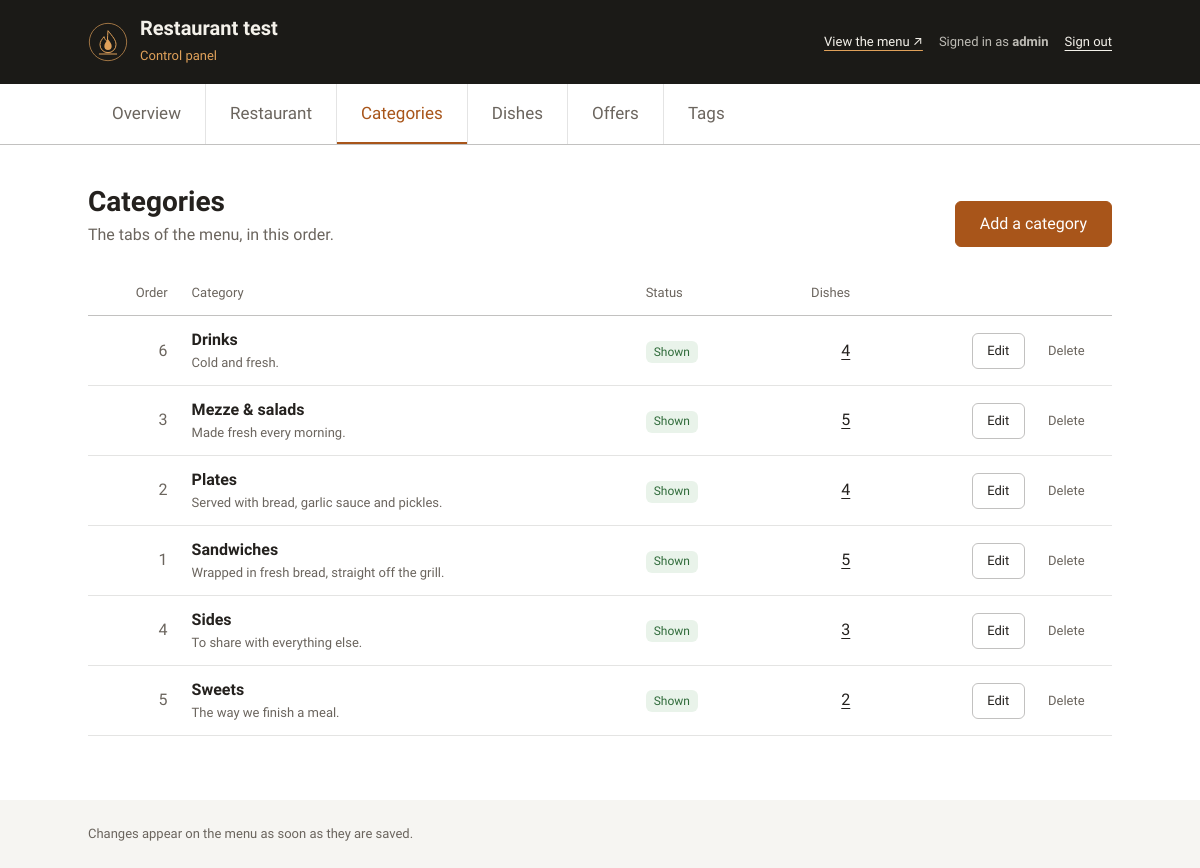
The app's page /panel/categories/ (signed in) with its own data.
### menu/models.py (models this page shows, shortened)
class Restaurant(models.Model):
    name = models.CharField(max_length=120)
    tagline = models.CharField(max_length=160, blank=True)
    description = models.TextField(blank=True, help_text="One or two sentences.")
    logo = models.FileField(
        upload_to="brand/",
        blank=True,
        validators=[FileExtensionValidator(LOGO_EXTENSIONS)],
        help_text="SVG or transparent PNG, light artwork (it sits on the dark photo).",
    )
    hero_image = models.ImageField(
        upload_to="brand/", blank=True, help_text="Landscape, at least 1920 × 1080."
    )
    currency = models.CharField(
        max_length=3, default="LBP", help_text="ISO 4217 code, e.g. LBP, USD, EUR."
    )
    address = models.CharField(max_length=255, blank=True)
    phone = models.CharField(max_length=40, blank=True)
    email = models.EmailField(blank=True)
    whatsapp_number = models.CharField(
        "WhatsApp number for orders",
        max_length=20,
        blank=True,
        validators=[whatsapp_validator],
        help_text="Digits only, in full international form: 9613000000. Leave empty to turn ordering off.",
    )
    delivery_fee = models.DecimalField(
        max_digits=12,
        decimal_places=2,
        default=0,
        validators=[MinValueValidator(0)],
        help_text="Added to the order when the customer chooses delivery. 0 is shown as “Free”.",
    )
    delivery_enabled = models.BooleanField(
        "home delivery offered", default=True, help_text="Off removes the delivery choice from the cart."
    )
    pickup_enabled = models.BooleanField(
        "pickup offered", default=True, help_text="Off removes the pickup choice from the cart."
    )
    reservation_enabled = models.BooleanField(
        "table reservation offered",
        default=True,
        help_text="Off removes the table reservation choice from the cart.",
    )
    delivery_note = models.CharField(
        max_length=160,
        blank=True,
        help_text="Shown under the delivery choice, e.g. “Delivery inside Chhim only”.",
    )
    @classmethod
    def load(cls):
        return cls.objects.filter(pk=1).first()

class Category(models.Model):
    name = models.CharField(max_length=80)
    slug = models.SlugField(
        unique=True, blank=True, help_text="Used in the menu address. Filled in from the name if left empty."
    )
    description = models.CharField(max_length=255, blank=True)
    order = models.PositiveIntegerField(default=0)
    is_active = models.BooleanField(
        "shown on the menu", default=True, help_text="Hidden categories and their dishes disappear from the menu."
    )
    class Meta:
        ordering = ["order", "name"]
        verbose_name_plural = "categories"

### dashboard/views.py (the view)
# urls.py: path("categories/", views.CategoryListView.as_view(), name="category_list"),
class CategoryListView(CategoryMixin, ListView):
    template_name = "dashboard/category_list.html"
    def get_queryset(self):
        return Category.objects.annotate(
            dish_total=Count("dishes"),
            dish_shown=Count("dishes", filter=Q(dishes__is_published=True)),
        )

### dashboard/context_processors.py (called while the page is built)
def panel(request):
    if not request.path.startswith("/panel/"):
        return {}
    return {
        "panel_restaurant": Restaurant.load(),
        "menu_site_url": settings.MENU_SITE_URL,
    }

### dashboard/views.py (called while the page is built)
    def test_func(self):
        user = self.request.user
        return user.is_active and user.is_staff

### dashboard/templates/dashboard/category_list.html (shortened to what this page needs)
{% extends "dashboard/base.html" %}
{% block content %}
<div class="page-head">
  <div>
    <h1 class="page-head__title">Categories</h1>
    <p class="page-head__lead">The tabs of the menu, in this order.</p>
  </div>
  <a class="button button--primary" href="{% url 'dashboard:category_create' %}">Add a category</a>
</div>
{% if object_list %}
  <div class="table-wrap">
    <table class="table">
      <thead>
        <tr>
          <th class="num">Order</th>
          <th>Category</th>
          <th>Status</th>
          <th class="num">Dishes</th>
          <th><span class="visually-hidden">Actions</span></th>
        </tr>
      </thead>
      <tbody>
        {% for category in object_list %}
          <tr>
            <td class="num muted">{{ category.order }}</td>
            <td>
              <a class="table__name" href="{% url 'dashboard:category_update' category.pk %}">{{ category.name }}</a>
              {% if category.description %}<div class="small muted">{{ category.description }}</div>{% endif %}
            </td>
            <td>{% if category.is_active %}<span class="badge badge--on">Shown</span>{% else %}<span class="badge badge--off">Hidden</span>{% endif %}</td>
            <td class="num"><a href="{% url 'dashboard:dish_list' %}?category={{ category.slug }}">{{ category.dish_shown }}</a></td>
            <td>
              <div class="actions">
                <a class="button button--small" href="{% url 'dashboard:category_update' category.pk %}">Edit</a>
                <a class="button button--small button--quiet" href="{% url 'dashboard:category_delete' category.pk %}">Delete</a>
              </div>
            </td>
          </tr>
        {% endfor %}
      </tbody>
    </table>
  </div>
{% else %}
  <p class="empty">No categories yet. <a href="{% url 'dashboard:category_create' %}">Add the first one</a>.</p>
{% endif %}
{% endblock %}

### dashboard/templates/dashboard/base.html (shortened to what this page needs)
{% load static %}<!doctype html>
<html lang="en" dir="ltr">
<head>
  <link rel="stylesheet" href="{% static 'dashboard/css/panel.css' %}">
</head>
<body>
{% block body %}
  <header class="panel-header">
    <div class="wrap panel-header__inner">
      <a class="brand" href="{% url 'dashboard:overview' %}">
        <img class="brand__logo" src="{% if panel_restaurant.logo %}{{ panel_restaurant.logo.url }}{% else %}{% static 'dashboard/img/logo.svg' %}{% endif %}" alt="">
        <span>
          <span class="brand__name">{{ panel_restaurant.name|default:"Menu" }}</span><br>
          <span class="brand__sub">Control panel</span>
        </span>
      </a>
      <div class="account">
        <a href="{{ menu_site_url }}" target="_blank" rel="noopener">View the menu ↗</a>
        <span>Signed in as <strong>{{ user.get_username }}</strong></span>
        <form method="post" action="{% url 'dashboard:logout' %}">
          <button class="link-button" type="submit">Sign out</button>
        </form>
      </div>
    </div>
  </header>
  {% with section=view.section %}
  <nav class="panel-nav" aria-label="Panel sections">
    <ul class="tabs" role="list">
      <li class="tabs__item"><a class="tabs__link" href="{% url 'dashboard:overview' %}"{% if section == 'overview' %} aria-current="page"{% endif %}>Overview</a></li>
      <li class="tabs__item"><a class="tabs__link" href="{% url 'dashboard:restaurant' %}"{% if section == 'restaurant' %} aria-current="page"{% endif %}>Restaurant</a></li>
      <li class="tabs__item"><a class="tabs__link" href="{% url 'dashboard:category_list' %}"{% if section == 'categories' %} aria-current="page"{% endif %}>Categories</a></li>
      <li class="tabs__item"><a class="tabs__link" href="{% url 'dashboard:dish_list' %}"{% if section == 'dishes' %} aria-current="page"{% endif %}>Dishes</a></li>
      <li class="tabs__item"><a class="tabs__link" href="{% url 'dashboard:offer_list' %}"{% if section == 'offers' %} aria-current="page"{% endif %}>Offers</a></li>
      <li class="tabs__item"><a class="tabs__link" href="{% url 'dashboard:tag_list' %}"{% if section == 'tags' %} aria-current="page"{% endif %}>Tags</a></li>
    </ul>
  </nav>
  {% endwith %}
  <main class="panel" id="content" tabindex="-1">
    <div class="wrap">
      {% block content %}{% endblock %}
    </div>
  </main>
  <footer class="panel-footer">
    <div class="wrap">Changes appear on the menu as soon as they are saved.</div>
  </footer>
{% endblock %}
</body>
</html>

### dashboard/static/dashboard/css/panel.css (style rules this page uses)
:root { --panel-max: 64rem; --color-danger: #a12a1f; --color-danger-soft: #fbeceb; --color-success: #2f6b3a; --color-success-soft: #e9f3ea; }
body { display: flex; flex-direction: column; background: var(--color-bg); }
.wrap { width: min(100% - 2 * var(--gutter), var(--panel-max)); margin-inline: auto; }
.panel-header { background: var(--dark); color: var(--dark-text); }
.panel-header__inner { display: flex; flex-wrap: wrap; align-items: center; justify-content: space-between; gap: var(--space-s) var(--space-l); padding-block: var(--space-m); }
.brand { display: flex; align-items: center; gap: var(--space-s); color: inherit; text-decoration: none; }
.brand__logo { width: 2.5rem; height: 2.5rem; object-fit: contain; }
.brand__name { font-size: var(--step-2); font-weight: 600; line-height: 1.2; }
.brand__sub { font-size: var(--step--1); color: #e0a15a; }
.account { display: flex; flex-wrap: wrap; align-items: center; gap: var(--space-xs) var(--space-m); font-size: var(--step--1); color: rgb(244 241 234 / 0.75); }
.account a, .link-button { color: var(--dark-text); text-underline-offset: 0.3em; text-decoration-color: #e0a15a; }
.link-button { padding: 0; border: 0; background: none; font: inherit; text-decoration: underline; text-decoration-thickness: 1px; }
.panel-nav { position: sticky; top: 0; z-index: 20; background: var(--color-bg); border-block-end: 1px solid var(--color-line-strong); }
.panel-nav ul.tabs { width: min(100% - 2 * var(--gutter), var(--panel-max)); }
main.panel { flex: 1; padding-block: var(--space-xl) var(--space-2xl); }
.page-head { display: flex; flex-wrap: wrap; align-items: end; justify-content: space-between; gap: var(--space-m); margin-block-end: var(--space-l); }
.page-head__title { font-size: var(--step-3); }
.page-head__lead { margin-block-start: var(--space-2xs); color: var(--color-text-muted); }
.actions { display: flex; flex-wrap: wrap; align-items: center; gap: var(--space-xs); }
.button--primary { border-color: var(--color-accent); background: var(--color-accent); color: #fff; }
.button--small { min-height: 2.25rem; padding: 0.3rem 0.9rem; font-size: var(--step--1); }
.button--quiet { border-color: transparent; color: var(--color-text-muted); }
.table-wrap { overflow-x: auto; }
.table { width: 100%; border-collapse: collapse; }
.table th, .table td { padding: var(--space-s) var(--space-s); border-block-end: 1px solid var(--color-line); text-align: start; vertical-align: middle; }
.table th { font-size: var(--step--1); font-weight: 500; color: var(--color-text-muted); border-block-end-color: var(--color-line-strong); }
.table td.num, .table th.num { text-align: end; font-variant-numeric: tabular-nums; }
.table .actions { justify-content: end; }
.table__name { font-weight: 600; text-decoration: none; }
.muted { color: var(--color-text-muted); }
.small { font-size: var(--step--1); }
.badge { display: inline-block; padding: 0.05rem 0.5rem; border-radius: var(--radius-s); background: var(--color-surface); font-size: 0.75rem; line-height: 1.7; color: var(--color-text-muted); white-space: nowrap; }
.badge--on { background: var(--color-success-soft); color: var(--color-success); }
.panel-footer { padding-block: var(--space-l); background: var(--color-surface); font-size: var(--step--1); color: var(--color-text-muted); }

### dashboard/static/dashboard/css/base/tokens.css (style rules this page uses)
:root { color-scheme: light; --color-bg: #ffffff; --color-surface: #f6f5f2; --color-text: #24211e; --color-text-muted: #6b655e; --color-accent: #a8551a; --color-accent-soft: #f6ede3; --color-line: rgb(36 33 30 / 0.12); --color-line-strong: rgb(36 33 30 / 0.28); --color-skeleton: rgb(36 33 30 / 0.08); --color-skeleton-shine: rgb(255 255 255 / 0.65); --color-backdrop: rgb(27 26 23 / 0.55); --color-focus: #a8551a; --dark: #1b1a17; --dark-text: #f4f1ea; --font-body: "IBM Plex Sans Arabic", system-ui, -apple-system, "Segoe UI", sans-serif; --step--1: 0.8125rem; --step-0: 1rem; --step-1: 1.0625rem; --step-2: 1.25rem; --step-3: 1.75rem; --step-hero: clamp(2.75rem, 1.6rem + 4.5vw, 4.5rem); --space-2xs: 0.25rem; --space-xs: 0.5rem; --space-s: 0.75rem; --space-m: 1rem; --space-l: 1.5rem; --space-xl: 2.5rem; --space-2xl: 4rem; --gutter: clamp(1rem, 0.5rem + 2vw, 2rem); --content-max: 46rem; --radius-s: 6px; --radius-m: 12px; --ease-out: cubic-bezier(0.22, 1, 0.36, 1); --duration-fast: 150ms; --duration-base: 300ms; }

### records on screen
Restaurant: logo (picture), name "Restaurant test"
Category: order "6", name "Drinks", description "Cold and fresh.", is_active "Shown", dish_shown "4"
Category: order "3", name "Mezze & salads", description "Made fresh every morning.", is_active "Shown", dish_shown "5"
Category: order "2", name "Plates", description "Served with bread, garlic sauce and pickles.", is_active "Shown", dish_shown "4"
Category: order "1", name "Sandwiches", description "Wrapped in fresh bread, straight off the grill.", is_active "Shown", dish_shown "5"
Category: order "4", name "Sides", description "To share with everything else.", is_active "Shown", dish_shown "3"
Category: order "5", name "Sweets", description "The way we finish a meal.", is_active "Shown", dish_shown "2"

### other values on screen
{{ user.get_username }} "admin"
